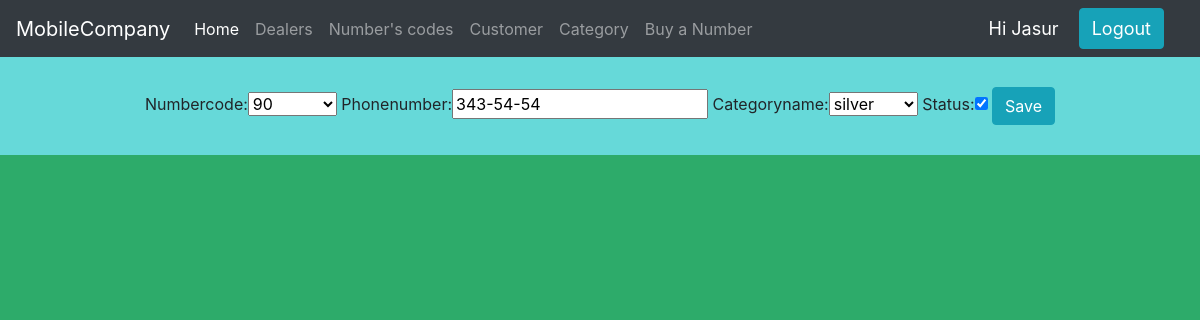
Screenshot of /PhoneNumbersUpdate/16 (signed in) with the database file from the repository.
### mobile_company/models.py (models this page shows, shortened)
class PhoneNumbers(models.Model):
    numbercode = models.ForeignKey(NumberCodes, null=True, on_delete=models.SET_NULL)
    phonenumber = models.CharField(max_length=100, null=True)
    categoryname = models.ForeignKey(Category, null=True, on_delete=models.SET_NULL)
    status = models.BooleanField(default=False)

### mobile_company/decorators.py (the view)
        def wrapper(request, *args, **kwargs):
            group = None
            if request.user.groups.exists():
                group = request.user.groups.all()[0].name
            if group in allowed_users:
                return func(request, *args, **kwargs)
            else:
                return HttpResponse('Error')

### mobile_company/forms.py
class PhoneNumbersform(ModelForm):
    class Meta:
        model = PhoneNumbers
        fields = "__all__"

### mobile_company/models.py (called while the page is built)
    def __str__(self):
        return self.name

    def __str__(self):
        return self.code

### mobile_company/views.py (called while the page is built)
@allowed_users(allowed_users=['admin', 'manager'])
def PhoneNumbersUpdate(request, pk):
    phonenumbers = PhoneNumbers.objects.get(id=pk)
    p_n_forms = PhoneNumbersform(instance=phonenumbers)
    if request.method == 'POST':
        p_n_form = PhoneNumbersform(request.POST, instance=phonenumbers)
        if p_n_form.is_valid():
            p_n_form.save()
            return redirect('NumberCode')
    return render(request, 'mobile_company/phone_numbers_update.html', {'p_n_forms': p_n_forms})

### mobile_company/templates/mobile_company/phone_numbers_update.html (shortened to what this page needs)
{% extends 'mobile_company/main.html' %}
{% load static %}
{% block content %}
    <form action="" method="POST" style="background-color: #66d9d9; padding: 30px; text-align: center;">
            {{ p_n_forms }}
        <button class="btn btn-info"> Save </button>
    </form>
{% endblock %}

### mobile_company/templates/mobile_company/navbar.html (shortened to what this page needs)
<nav class="navbar navbar-expand-lg navbar-dark bg-dark">
  <a class="navbar-brand" href=""> MobileCompany </a>
  <div class="collapse navbar-collapse" id="navbarNav">
    <ul class="navbar-nav">
      <li class="nav-item active">
        <a class="nav-link" href="{% url 'home' %}">Home</a>
      </li>
      <li class="nav-item">
        <a class="nav-link" href="{% url 'dealers' %}"> Dealers </a>
      </li>
        <li class="nav-item">
        <a class="nav-link" href="{% url 'NumberCode' %}"> Number's codes </a>
      </li>
      <li class="nav-item">
        <a class="nav-link" href="{% url 'customer' %}"> Customer </a>
      </li>
        <li class="nav-item">
        <a class="nav-link" href="{% url 'category' %}"> Category </a>
      </li>
        <li class="nav-item">
        <a class="nav-link" href="{% url 'UserPage' %}"> Buy a Number </a>
      </li>
      </ul>
  </div>
    <span id="hello">Hi {{ request.user }}</span>
    <span><a id="hello" href="{% url 'logout' %}" class="btn btn-primary btn-info"> Logout </a></span>
</nav>

### mobile_company/templates/mobile_company/main.html (style rules this page uses)
body { background-color: #2dab6a; }

### mobile_company/templates/mobile_company/navbar.html (style rules this page uses)
#hello { font-size: 18px; color: white; margin-right: 20px; }

### rows the page displays
PhoneNumbers: numbercode "90", phonenumber "343-54-54", categoryname "silver", status "☑"

### other values shown
{{ request.user }} "Jasur"
